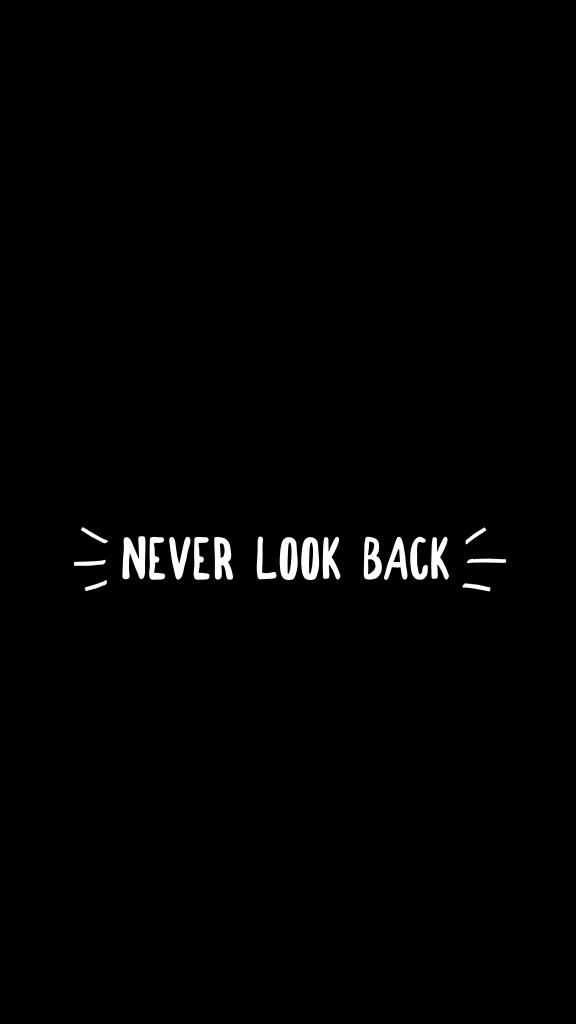
#> input picture morphological_operations_hw8/image/quote.png, 1152 x 2048 px, found by its file name (shown at 1/2 size)
$ jupyter execute morphological_operations.ipynb
#> lines starting #> are read from the running program, lines starting #| are printed output that depends on the picture
# **Morphological Operations**

5 temel morfolojik operasyon vardır. Bunlar;

*    Erozyon

*    Genişleme

*    Açma

*    Kapatma

*    Morfolojik Gradyan'dır.

Erozyondaki amaç ön planda bulunan nesnenin sınırlarını aşındırmaktır.

Sınırları küçültebilmek için öncelikle bir kutu filtresi belirlenmelidir.

Bu filtre görüntü üzerinde dolaşarak sınırları küçültür.

Genişleme işlemi erozyonun tersidir, görüntüde bulunan beyaz yerler kalınlaştırılır.

Açılma işlemi, erozyon ve genişleme işleminin birleşimidir.

Açılma işleminin yapılma sebebi, eğer görüntüde noise bulunuyorsa giderilmesinde fayda sağlar.

Erozyon işlemi ile görüntüdeki beyaz noise giderilir, genişleme işlemi ile de görüntü görülmek istenen boyuta getirilir.

Kapanma işlemi açılmanın tersidir, ilk önce genişleme, sonra erozyon işlemi uygulanır.

Görüntüde ön planda bulunan nesnede siyah noise varsa bu yöntem tercih edilir.

Morfolojik gradyan yönteminde bir görüntüyü önce genişletip sonra erozyona uğratılıp bu ikisi arasındaki fark alındığında, görüntüde ortada siyah boşluk oluşur.

[cell 1]
import cv2
import matplotlib.pyplot as plt
import numpy as np

[cell 2]
#read image
img = cv2.imread(r"C:\Users\ilhan\Desktop\quote.png")
#> img is the input picture: shape (2048, 1152, 3); min 1, max 255, mean 3.9

[cell 3]
#convert image bgr to grayscale
img = cv2.cvtColor(img, cv2.COLOR_BGR2GRAY)
#> img: shape (2048, 1152)

[cell 4]
plt.figure(figsize = (10,10))
plt.imshow(img, cmap = "gray")
plt.axis("off")
plt.title("Orijinal Görsel")
plt.show()

[cell 5]
#erosion

kernel = np.ones((5,5), dtype =np.uint8)
#görselde bulunan yazı beyaz renkte olduğu için birlerden oluşan bir filtre oluşturulur.
#belirlenen filtre 5x5 boyutundadır.

result = cv2.erode(img, kernel, iterations = 1)
#iterations parametresi ile kaç defa erozyon yapılacağı belirlenir.

[cell 6]
plt.figure(figsize = (10,10))
plt.imshow(result, cmap = "gray")
plt.axis("off")
plt.title("Erozyon Yöntemi Uygulanmış Görüntü")
plt.show()

Erozyon yöntemi uygulandığında görüntüde bulunan yazının inceldiği görülmektedir.

Iteration sayısı 3 olduğunda yazı tamamen yok olmaktadır.

[cell 7]
#dilation
result2 = cv2.dilate(img, kernel, iterations = 1)

[cell 8]
plt.figure(figsize = (10,10))
plt.imshow(result2, cmap = "gray")
plt.axis("off")
plt.title("Genişleme Yöntemi Uygulanmış Görüntü")
plt.show()

Genişleme yöntemi ile yazının genişlediği görülür.

Burada 1'lerden oluşan 5x5 boyutundaki filtre görüntü üzerinde dolaşarak beyaz olan yerlere genişleme işlemi uygular.

Açılma yöntemi görüntüde bulunan beyaz noise'un giderilmesi için kullanılır.

Bu yüzden öncelikle görüntüye noise eklenecektir.

[cell 9]
#white noise

white_noise = np.random.randint(0,2, size = img.shape[:2])
#görüntüde satır, sütun ve channel olmak üzere 3 boyut vardır.
#sadece satır ve sütun kullanılacaktır.

white_noise = white_noise * 255
#0-1 arasında oluşturulan random sayılar 255 ile çarpılarak görüntüye uygun hale getirilir.

[cell 10]
plt.figure(figsize = (10,10))
plt.imshow(white_noise, cmap = "gray")
plt.axis("off")
plt.title("White Noise Eklenen Görüntü")
plt.show()
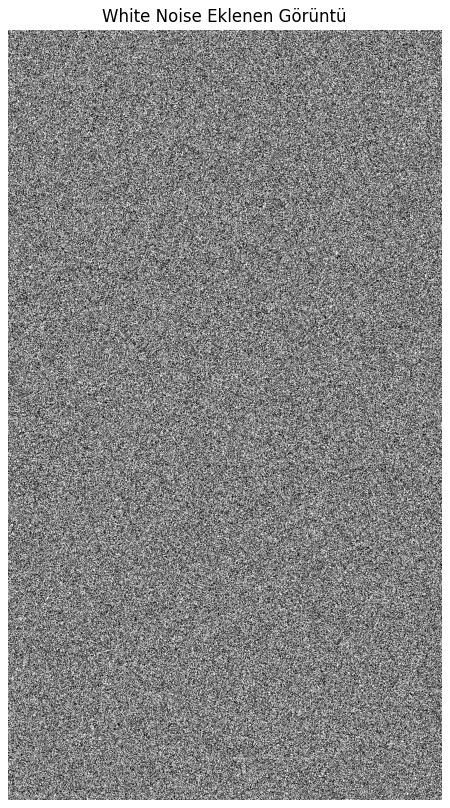
#> figure drawn by matplotlib, 1 panel

0-1'lerden oluşan noisy image gösterilmiştir.

[cell 11]
noise_img = white_noise + img
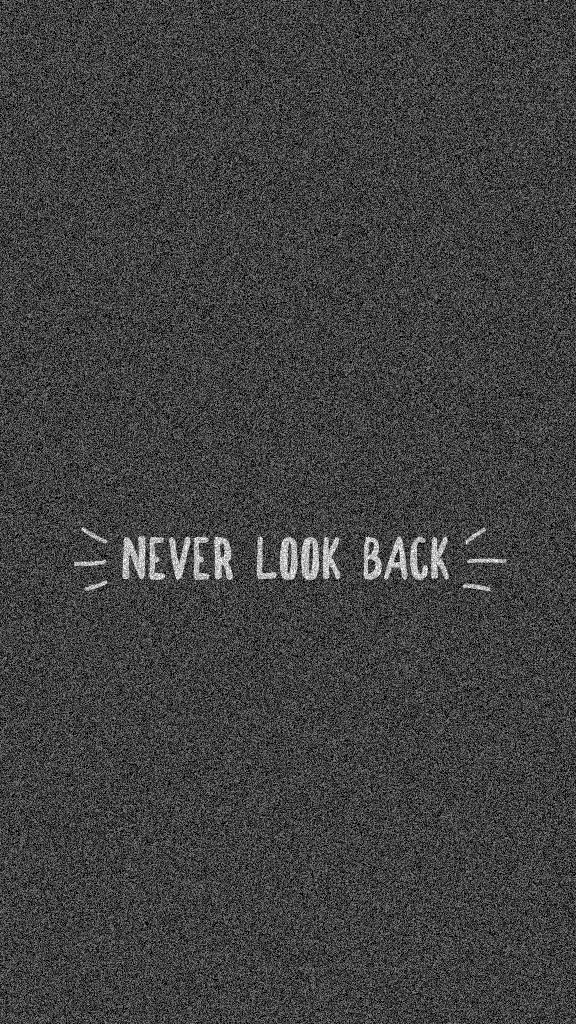
#> noise_img: shape (2048, 1152) int64 (shown at 1/2 size); min 1, max 510, mean 131.3; drawn with min black and max white

[cell 12]
plt.figure(figsize = (10,10))
plt.imshow(noise_img, cmap = "gray")
plt.axis("off")
plt.title("White Noise Bulunan Görüntü")
plt.show()

Elde edilen white noise görüntüye eklenmiştir.

Açılma yöntemiyle bu durum giderilmeye çalışılacatır.

[cell 13]
#opening
opening = cv2.morphologyEx(noise_img.astype(np.float32), cv2.MORPH_OPEN, kernel)

[cell 14]
plt.figure(figsize = (10,10))
plt.imshow(opening, cmap = "gray")
plt.axis("off")
plt.title("Açılma Yöntemi Uygulanmış Görüntü")
plt.show()

Uygulanan açılma işleminde erozyon yöntemi ile noise giderildiğinde görüntüde bulunan yazı küçülür, genişleme uygulanarak orijinal görsel elde edilir.

[cell 15]
#black noise
black_noise = np.random.randint(0,2, size = img.shape[:2])
black_noise = black_noise * - 255
#0-1 arasında oluşturulan random değerler -255 ile çarpıldığında black noise elde edilir.

[cell 16]
plt.figure(figsize = (10,10))
plt.imshow(black_noise, cmap = "gray")
plt.axis("off")
plt.title("Black Noise Eklenen Görüntü")
plt.show()
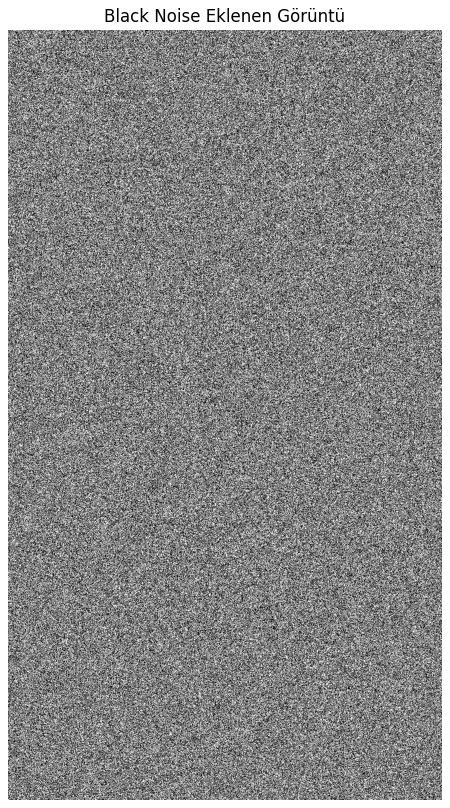
#> figure drawn by matplotlib, 1 panel

[cell 17]
black_noise_img = black_noise + img
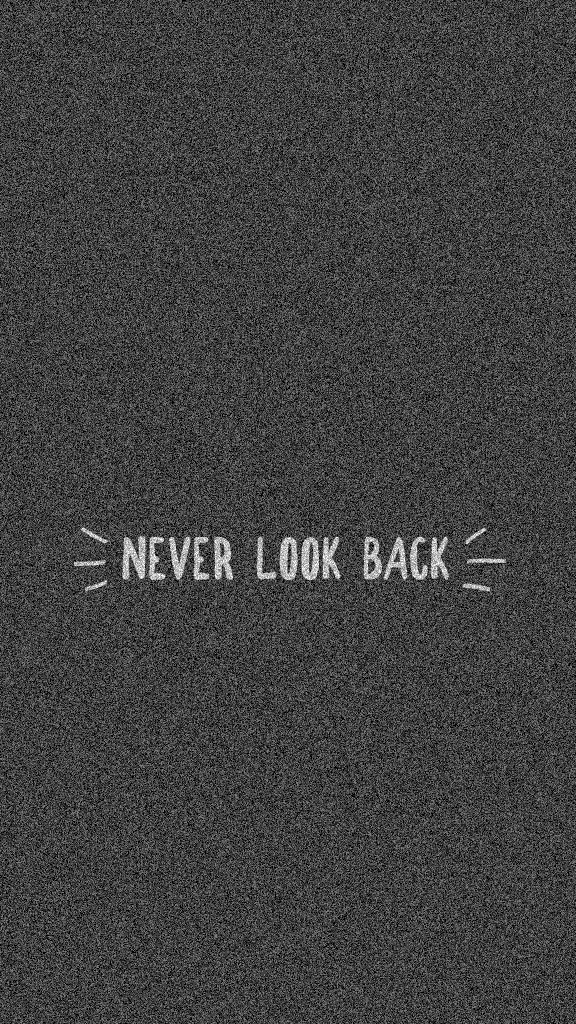
#> black_noise_img: shape (2048, 1152) int64 (shown at 1/2 size); min -254, max 255, mean -123.7; drawn with min black and max white
black_noise_img[black_noise_img <= -245] = 0
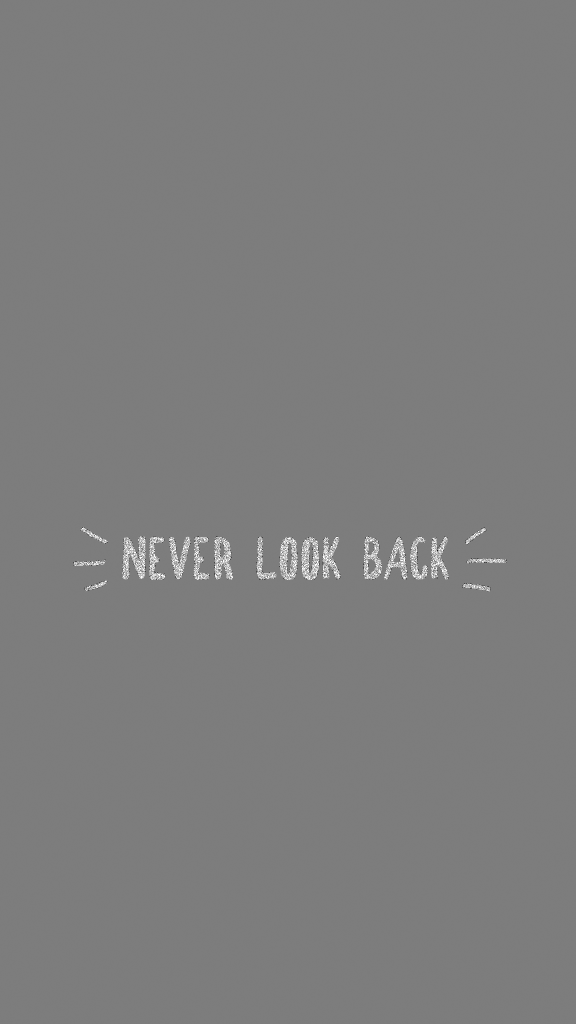
#> black_noise_img: shape (2048, 1152) int64 (shown at 1/2 size); min -244, max 255, mean 1.8; drawn with min black and max white

[cell 18]
plt.figure(figsize = (10,10))
plt.imshow(black_noise_img, cmap = "gray")
plt.axis("off")
plt.title("Black Noise Bulunan Görüntü")
plt.show()

Siyahın karşılığı 0'dır.

Görüntünün her tarafına 0 eklenmiştir.

Kapatma yöntemi ile black noise giderilecektir.

[cell 19]
#closing
closing = cv2.morphologyEx(black_noise_img.astype(np.float32), cv2.MORPH_CLOSE, kernel)

[cell 20]
plt.figure(figsize = (10,10))
plt.imshow(closing, cmap = "gray")
plt.axis("off")
plt.title("Kapanma Yöntemi Uygulanmış Görüntü")
plt.show()

Kapanma yöntemiyle görüntüde bulunan black noise giderilmiştir.

Kapanma yönteminde öncelikle genişleme uygulanarak yazılar genişletilir, daha sonrasında erozyon uygulanarak noise giderilir.

[cell 21]
#morphological gradient
gradient = cv2.morphologyEx(img, cv2.MORPH_GRADIENT, kernel)
